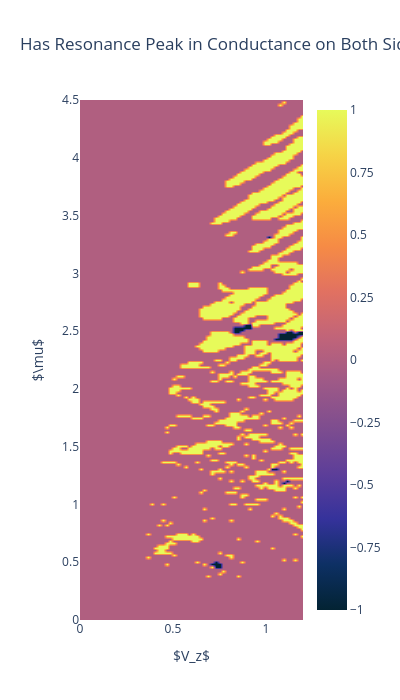

The code cell stored with this chart in its notebook:
### Code cell
maxd = 1000
mu = params_list[:, 1]   # y-axis in the plot
V_z = params_list[:, 2]  # x-axis in the plot
#zplot =  corrs           # z-axis (color)
#(corrs.astype(bool) * ~I.astype(bool)).astype(int)           # z-axis (color)

# Create the interactive Plotly heatmap/contour
fig = go.Figure(data=go.Contour(
    x=V_z,
    y=mu,
    z=zplot,
    colorscale='thermal',    # Matches Matplotlib's 'magma'
    ncontours=100,         # Smooth continuous gradient
    line_width=0,          # Removes contour lines
    contours=dict(
        coloring='heatmap',
        showlines=False
    ),
    colorbar=dict(
        title=''
    )
))
#fig.update_xaxes(title=dict(text=r'\mu'))

# Label axes and title
fig.update_layout(
    title='Has Resonance Peak in Conductance on Both Sides',
    xaxis_range=[0.0, 1.2],  # <-- SET YOUR X-AXIS LIMITS HERE
    yaxis_range=[0, 4.5],
    width=400,
    height=700,
    xaxis_title=r'$V_z$',
    yaxis_title=r'$\mu$',
)
fig.show()

### Figure 1 — Plotly figure (JSON) as saved in the notebook; plotly's stock layout.template omitted (floating-point values rounded to 4 significant figures; data arrays with more than 128 entries replaced by an {"elided": "..."} marker saying what was removed)
{"data": [{"colorbar": {"title": {"text": ""}}, "colorscale": [[0, "rgb(3, 35, 51)"], [0.09091, "rgb(13, 48, 100)"], [0.1818, "rgb(53, 50, 155)"], [0.2727, "rgb(93, 62, 153)"], [0.3636, "rgb(126, 77, 143)"], [0.4545, "rgb(158, 89, 135)"], [0.5455, "rgb(193, 100, 121)"], [0.6364, "rgb(225, 113, 97)"], [0.7273, "rgb(246, 139, 69)"], [0.8182, "rgb(251, 173, 60)"], [0.9091, "rgb(246, 211, 70)"], [1, "rgb(231, 250, 90)"]], "contours": {"coloring": "heatmap", "showlines": false}, "line": {"width": 0}, "ncontours": 100, "type": "contour", "x": {"elided": "15750 float values"}, "y": {"elided": "15750 float values"}, "z": {"elided": "15750 float values"}}], "layout": {"height": 700, "title": {"text": "Has Resonance Peak in Conductance on Both Sides"}, "width": 400, "xaxis": {"range": [0, 1.2], "title": {"text": "$V_z$"}}, "yaxis": {"range": [0, 4.5], "title": {"text": "$\\mu$"}}}}
